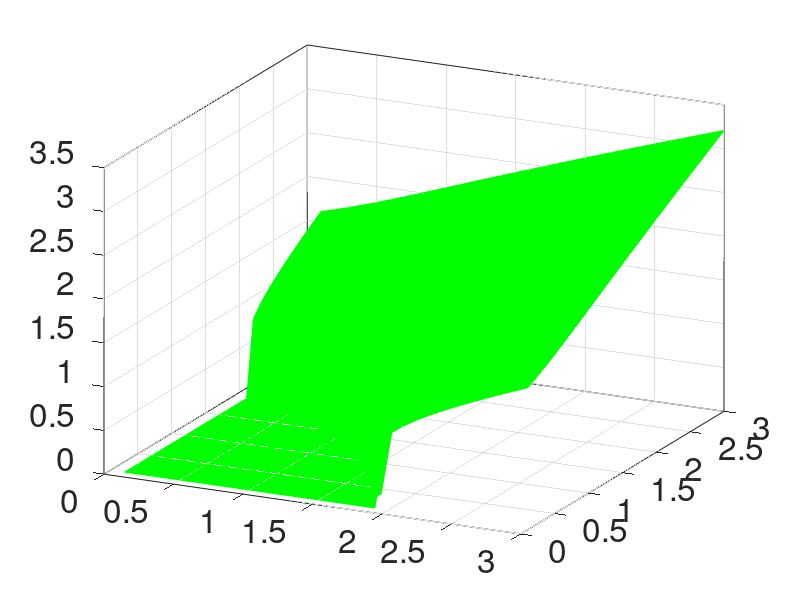

Here is the MATLAB script that generated this plot: (Note: this script raises an error after producing the figure.)
function Figure1_e
%% plot figure 1 e
%% these data points are obtained by R dynamics with 4 nodes
load Result_R_A23A24

figure1 = figure('color',[1 1 1]);
axes1 = axes('Parent',figure1,'FontSize',24);box(axes1,'on');hold(axes1,'on');
view(axes1,[26 24]);

x = 0.1:0.1:3; % the weight changes of link A_23
y = 0.1:0.1:3; % the weight changes of link A_24
[X,Y] = meshgrid(x,y);
surf(X,Y,hehe_mx,'FaceColor','g','EdgeColor','g')
grid on; 
alpha(0.5);
shading interp
xlabel('A_{23}');ylabel('A_{24}');zlabel('x')